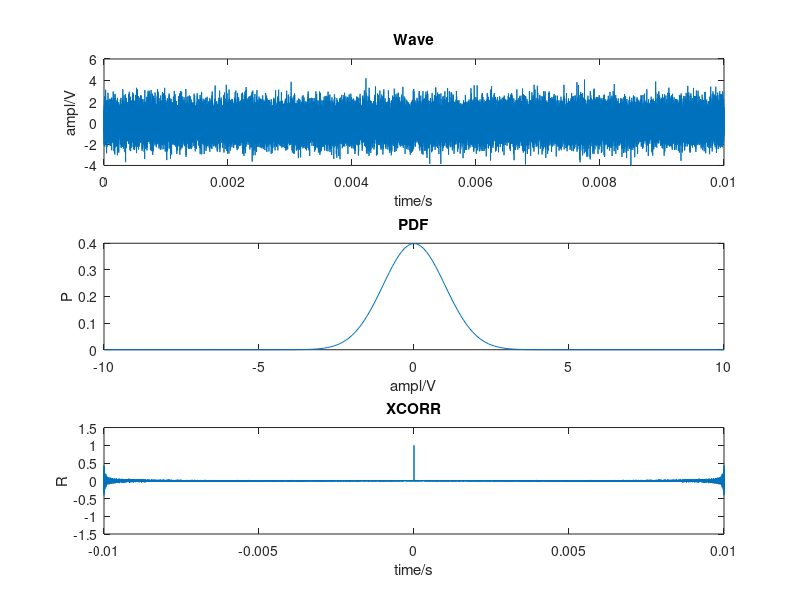

Source code (MATLAB):
clear;
clc;

fs = 5000000; % 采样率为 5MHz
N = 50000; % 采样点数为 50K

%%
% 计算两个采样点之间的时间间隔 delta_t
dt = 1/fs;
% 计算总的采样时间向量
t = 0:dt:(N-1)*dt;

%%
% 利用高斯分布（均值为 0，标准差为 1）产生随机信号
y = random('Normal', 0, 1, 1, N); % 0 为均值，1 为标准差，1 行，N 列
disp('前 10 个随机信号：')
disp(y(1:10));

% 概率密度
x = -10:0.1:10;
f = normpdf(x, 0, 1); % 0 为均值，1 为标准差
disp('前 10 个概率密度：')
disp(f(1:10));

% 自相关函数（maxlags 为滞后）
[R, maslags] = xcorr(y, 'unbiased'); % 'unbiased' 为无偏估计
disp('前 10 个自相关函数：')
disp(R(1:10));

%%
% 打印波形图
figure(1);

% 高斯分布的信号实例波形
subplot(3,1,1);
plot(t, y);
title('Wave');
xlabel('time/s');
ylabel('ampl/V');

% 概率密度
subplot(3,1,2);
plot(x, f);
title('PDF');
xlabel('ampl/V');
ylabel('P');

% 自相关
subplot(3,1,3);
plot(maslags/fs, R);
title('XCORR');
xlabel('time/s');
ylabel('R');
axis([-0.01, 0.01, -1.5, 1.5]);
